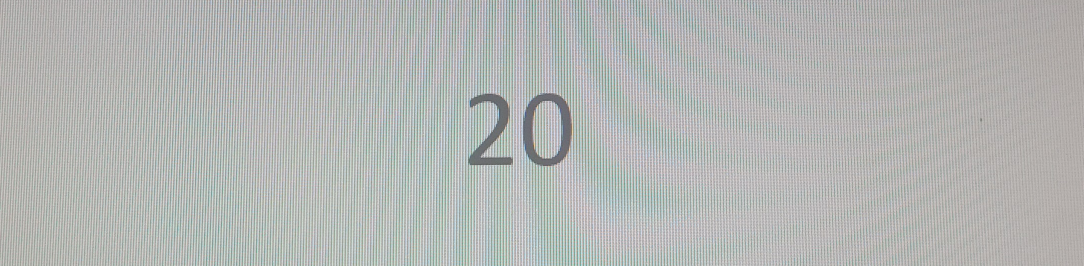
#> input picture images/111571631366527.png, 2167 x 532 px, given in place of test8.png, which was not available (shown at 1/2 size)
$ python TrainAndTest.py
#> lines starting #> are read from the running program, lines starting #| are printed output that depends on the picture; after the words box and inside, x2 and y2 are one past the last pixel; in counts of white or black regions, pixels touching at a corner belong together; pictures that were not available may be replaced by others from this repository, and a replacement may not be noted
# TrainAndTest.py

import cv2
import numpy as np
import operator
import os


# module level variables ##########################################################################
MIN_CONTOUR_AREA = 18

RESIZED_IMAGE_WIDTH = 20
RESIZED_IMAGE_HEIGHT = 30

CONFIX_FOR_INV = 128
CONFIX_DISTANCE = 13000000.
###################################################################################################
class ContourWithData():

    # member variables ############################################################################
    npaContour = None           # contour
    boundingRect = None         # bounding rect for contour
    intRectX = 0                # bounding rect top left corner x location
    intRectY = 0                # bounding rect top left corner y location
    intRectWidth = 0            # bounding rect width
    intRectHeight = 0           # bounding rect height
    fltArea = 0.0               # area of contour

    def calculateRectTopLeftPointAndWidthAndHeight(self):               # calculate bounding rect info
        [intX, intY, intWidth, intHeight] = self.boundingRect
        self.intRectX = intX
        self.intRectY = intY
        self.intRectWidth = intWidth
        self.intRectHeight = intHeight

    def checkIfContourIsValid(self):                            # this is oversimplified, for a production grade program
        if self.fltArea < MIN_CONTOUR_AREA: return False        # much better validity checking would be necessary
        return True

###################################################################################################
def recg(img):
#> called with img = 'test8.png'
    allContoursWithData = []                # declare empty lists,
    validContoursWithData = []              # we will fill these shortly

    try:
        npaClassifications = np.loadtxt("classifications.txt", np.float32)                  # read in training classifications
    except:
        print ("error, unable to open classifications.txt, exiting program\n")
        os.system("pause")
        return
    # end try

    try:
        npaFlattenedImages = np.loadtxt("flattened_images.txt", np.float32)                 # read in training images
    except:
        print ("error, unable to open flattened_images.txt, exiting program\n")
        os.system("pause")
        return
    # end try

    npaClassifications = npaClassifications.reshape((npaClassifications.size, 1))       # reshape numpy array to 1d, necessary to pass to call to train

    kNearest = cv2.ml.KNearest_create()                   # instantiate KNN object

    kNearest.train(npaFlattenedImages, cv2.ml.ROW_SAMPLE, npaClassifications)

    imgTestingNumbers = cv2.imread("images/"+img)          # read in testing numbers image
#> imgTestingNumbers is the input picture: shape (532, 2167, 3); mean B, G, R 180.4, 182.3, 179.8

    if imgTestingNumbers is None:                           # if image was not read successfully
        print ("error: image not read from file \n\n")      # print error message to std out
        os.system("pause")                                  # pause so user can see error message
        return                                              # and exit function (which exits program)
    # end if

    imgTestingNumbers = cv2.fastNlMeansDenoisingColored(imgTestingNumbers,None,20,20,7,21) #Denoise
    imgGray = cv2.cvtColor(imgTestingNumbers, cv2.COLOR_BGR2GRAY)       # get grayscale image
    imgBlurred = cv2.GaussianBlur(imgGray, (5,5), 0)                    # blur

    ret,imgThresh = cv2.threshold(imgBlurred, 0, 255, cv2.THRESH_BINARY + cv2.THRESH_OTSU)
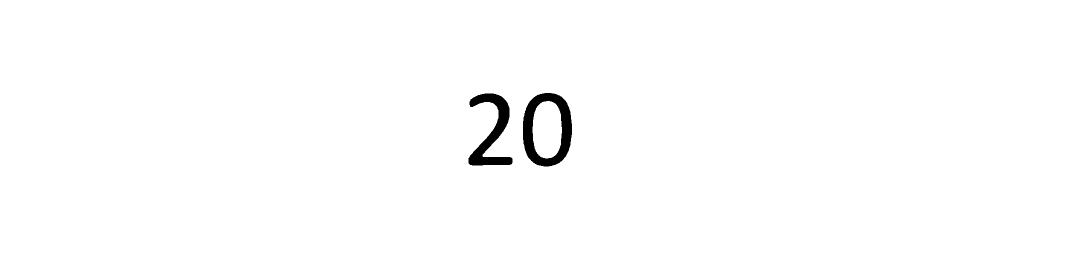
#> imgThresh: shape (532, 2167) (shown at 1/2 size); 99% white; 2 black regions, box (x1, y1, x2, y2) and area: (1046, 186, 1144, 333) 6369, (937, 187, 1025, 331) 5056
#> ret = 147
    FOR_INV = np.mean(imgThresh)
#> FOR_INV = 252.5

    if FOR_INV > CONFIX_FOR_INV:                                        # Checking Background-color Black/White
        imgThresh = cv2.bitwise_not(imgThresh)                          # invert so foreground will be white, background will be black
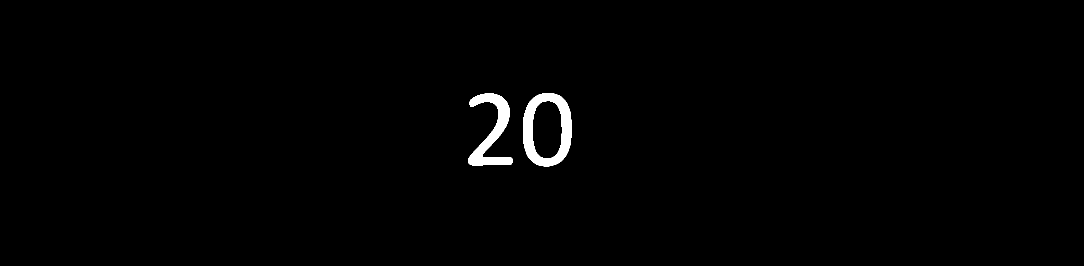
#> imgThresh: shape (532, 2167) (shown at 1/2 size); 0.99% white; 2 white regions, box (x1, y1, x2, y2) and area: (1046, 186, 1144, 333) 6369, (937, 187, 1025, 331) 5056

    kernel=np.ones((7,3),np.uint8)                                      # Kernel for Dilating
    #imgThresh = cv2.dilate(imgThresh,kernel,iterations=1)               # The Dilate increase image border size
    imgThresh = cv2.morphologyEx(imgThresh, cv2.MORPH_CLOSE, kernel)    # The Closing increase image border size
#> imgThresh: shape (532, 2167); 0.99% white; 2 white regions

    imgThreshCopy = imgThresh.copy()        # make a copy of the thresh image, this in necessary b/c findContours modifies the image

    npaContours, npaHierarchy = cv2.findContours(imgThreshCopy,             # input image, make sure to use a copy since the function will modify this image in the course of finding contours
                                                 cv2.RETR_EXTERNAL,         # retrieve the outermost contours only
                                                 cv2.CHAIN_APPROX_SIMPLE)   # compress horizontal, vertical, and diagonal segments and leave only their end points
#> npaContours = 2 contours; box (x1, y1, x2, y2) and area: (1046, 186, 1144, 333) 11808, (937, 187, 1025, 331) 4807; npaHierarchy = [[1, -1, -1, -1], [-1, 0, -1, -1]]

    for npaContour in npaContours:                             # for each contour
        contourWithData = ContourWithData()                                             # instantiate a contour with data object
        contourWithData.npaContour = npaContour                                         # assign contour to contour with data
        contourWithData.boundingRect = cv2.boundingRect(contourWithData.npaContour)     # get the bounding rect
        contourWithData.calculateRectTopLeftPointAndWidthAndHeight()                    # get bounding rect info
        contourWithData.fltArea = cv2.contourArea(contourWithData.npaContour)           # calculate the contour area
        allContoursWithData.append(contourWithData)                                     # add contour with data object to list of all contours with data
#> this loop made 2 passes
#> (intX in calculateRectTopLeftPointAndWidthAndHeight, intY in calculateRectTopLeftPointAndWidthAndHeight, intWidth in calculateRectTopLeftPointAndWidthAndHeight, intHeight in calculateRectTopLeftPointAndWidthAndHeight) on passes 1 to 2: (937, 187, 88, 144), (1046, 186, 98, 147)
#> after the loop, allContoursWithData = 2 items
    # end for

    for contourWithData in allContoursWithData:                 # for all contours
        if contourWithData.checkIfContourIsValid():             # check if valid
            validContoursWithData.append(contourWithData)       # if so, append to valid contour list
#> this loop made 2 passes
#> after the loop, validContoursWithData = 2 items
        # end if
    # end for

    validContoursWithData.sort(key = operator.attrgetter("intRectX"))         # sort contours from left to right

    strFinalString = ""         # declare final string, this will have the final number sequence by the end of the program

    for contourWithData in validContoursWithData:            # for each contour
                                                # draw a green rect around the current char
        cv2.rectangle(imgTestingNumbers,                                        # draw rectangle on original testing image
                      (contourWithData.intRectX, contourWithData.intRectY),     # upper left corner
                      (contourWithData.intRectX + contourWithData.intRectWidth, contourWithData.intRectY + contourWithData.intRectHeight),      # lower right corner
                      (0, 255, 0),              # green
                      2)                        # thickness

        imgROI = imgThresh[contourWithData.intRectY : contourWithData.intRectY + contourWithData.intRectHeight,     # crop char out of threshold image
                           contourWithData.intRectX : contourWithData.intRectX + contourWithData.intRectWidth]

        imgROIResized = cv2.resize(imgROI, (RESIZED_IMAGE_WIDTH, RESIZED_IMAGE_HEIGHT))             # resize image, this will be more consistent for recognition and storage

        npaROIResized = imgROIResized.reshape((1, RESIZED_IMAGE_WIDTH * RESIZED_IMAGE_HEIGHT))      # flatten image into 1d numpy array

        npaROIResized = np.float32(npaROIResized)       # convert from 1d numpy array of ints to 1d numpy array of floats

        retval, npaResults, neigh_resp, dists = kNearest.findNearest(npaROIResized, k = 1)     # call KNN function find_nearest

        if dists > CONFIX_DISTANCE:  #if Distance more standad
            continue


        strCurrentChar = str(chr(int(npaResults[0][0])))            # get character from results

        strFinalString = strFinalString + strCurrentChar            # append current char to full string
#> this loop made 2 passes
#> (retval, npaResults, neigh_resp, dists, strCurrentChar, strFinalString) on passes 1 to 2: (50, [50], [50], [933206], '2', '2'), (48, [48], [48], [1033749], '0', '20')
#> pass 1, in recg, `imgROI = imgThresh[contourWithData.intRectY : contourWithData.intRectY..`:
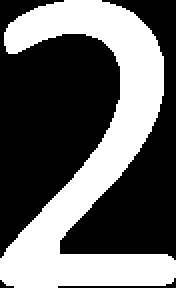
#> imgROI: shape (144, 88) (shown 2 times larger); 40% white; 1 white region, box (x1, y1, x2, y2) and area: (0, 0, 88, 144) 5066
#> pass 1, in recg, `imgROIResized = cv2.resize(imgROI, (RESIZED_IMAGE_WIDTH, RESIZED_IMAGE..`:
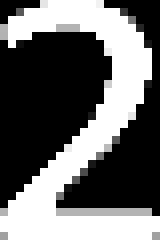
#> imgROIResized: shape (30, 20) (shown 8 times larger); min 0, max 255, mean 104.8
#> pass 2, in recg, `imgROI = imgThresh[contourWithData.intRectY : contourWithData.intRectY..`:
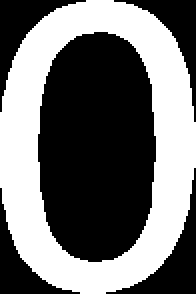
#> imgROI: shape (147, 98) (shown 2 times larger); 44.2% white; 1 white region, box (x1, y1, x2, y2) and area: (0, 0, 98, 147) 6370
#> pass 2, in recg, `imgROIResized = cv2.resize(imgROI, (RESIZED_IMAGE_WIDTH, RESIZED_IMAGE..`:
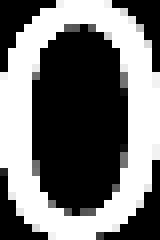
#> imgROIResized: shape (30, 20) (shown 8 times larger); min 0, max 255, mean 113.3
#> after the loop:
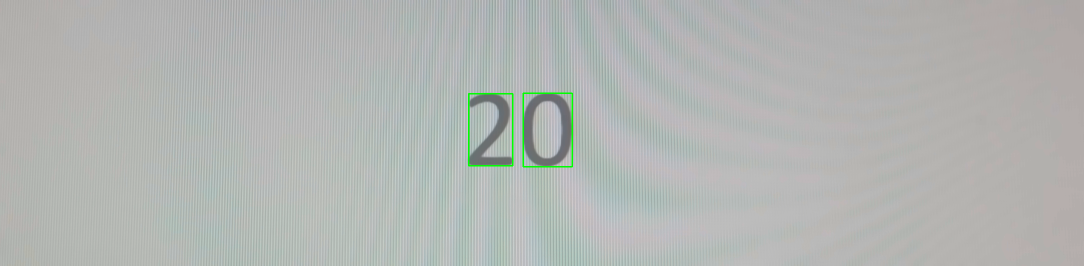
#> imgTestingNumbers: shape (532, 2167, 3) (shown at 1/2 size); mean B, G, R 178.9, 181.4, 178.3

    # end for

    cv2.destroyAllWindows()             # remove windows from memory

    return strFinalString

###################################################################################################
if __name__ == "__main__":
    b = "test8.png"
    var = recg(b)
#> var = '20'
    print(var)
#| 20

# end if

$ run again, on images/13test1.jpg
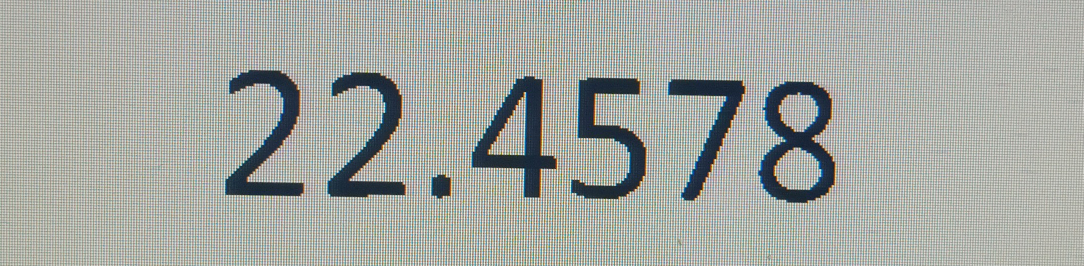
#> input picture images/13test1.jpg, 2167 x 532 px, given in place of test8.png, which was not available (shown at 1/2 size)
#> in recg, imgTestingNumbers is the input picture: shape (532, 2167, 3); mean B, G, R 162.7, 168.2, 164.5
#> in recg, `ret,imgThresh = cv2.threshold(imgBlurred, 0, 255, cv2.THRESH_BINARY + ..`:
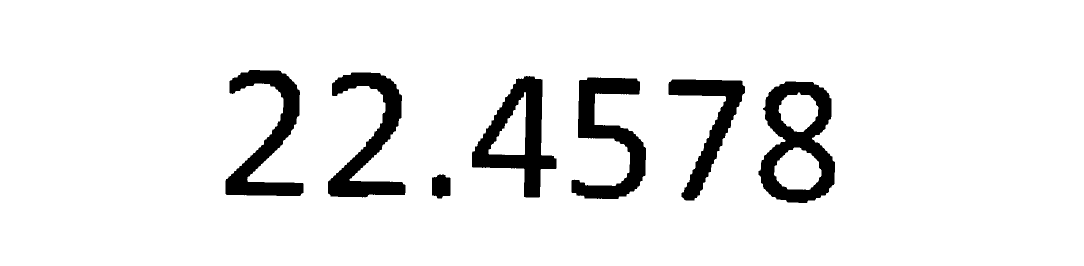
#> imgThresh: shape (532, 2167) (shown at 1/2 size); 92.1% white; 7 black regions, largest, box (x1, y1, x2, y2) and area: (1517, 163, 1670, 406) 17764, (944, 152, 1113, 395) 15858, (1143, 155, 1292, 398) 15146
#> ret = 111
#> FOR_INV = 234.8
#> npaContours = 7 contours; box (x1, y1, x2, y2) and area: (1517, 163, 1670, 406) 27906, (944, 152, 1113, 395) 20398, (1143, 155, 1292, 398) 14616, (656, 145, 811, 395) 14306, (451, 140, 607, 392) 14296, (1337, 159, 1490, 401) 11215, (864, 349, 901, 397) 1441; npaHierarchy = [[1, -1, -1, -1], [2, 0, -1, -1], [3, 1, -1, -1], [4, 2, -1, -1], [5, 3, -1, -1], [6, 4, -1, -1], [-1, 5, -1, -1]]
#> the loop in recg, `for npaContour in npaContours:` made 7 passes
#> (intX in calculateRectTopLeftPointAndWidthAndHeight, intY in calculateRectTopLeftPointAndWidthAndHeight, intWidth in calculateRectTopLeftPointAndWidthAndHeight, intHeight in calculateRectTopLeftPointAndWidthAndHeight) on passes 1 to 7: (864, 349, 37, 48), (1517, 163, 153, 243), (1337, 159, 153, 242), (1143, 155, 149, 243), (944, 152, 169, 243), (656, 145, 155, 250), (451, 140, 156, 252)
#> after the loop in recg, `for npaContour in npaContours:`: allContoursWithData = 7 items
#> the loop in recg, `for contourWithData in allContoursWithData:` made 7 passes
#> the loop in recg, `for contourWithData in validContoursWithData:` made 7 passes
#> (retval, npaResults, neigh_resp, dists, strCurrentChar, strFinalString) on passes 1 to 7: (50, [50], [50], [3045979], '2', '2'), (50, [50], [50], [2816243], '2', '22'), (46, [46], [46], [2419380], '.', '22.'), (52, [52], [52], [2764086], '4', '22.4'), (53, [53], [53], [2924293], '5', '22.45'), (55, [55], [55], [1124004], '7', '22.457'), (56, [56], [56], [2948548], '8', '22.4578')
#> after the loop in recg, `for contourWithData in validContoursWithData:`:
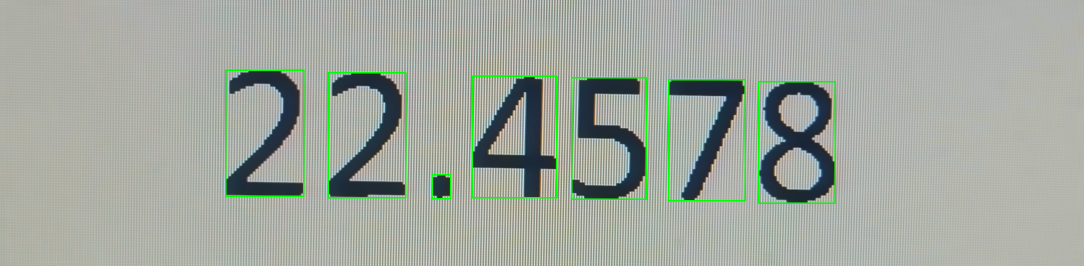
#> imgTestingNumbers: shape (532, 2167, 3) (shown at 1/2 size); mean B, G, R 158.9, 167.7, 160.8
#> var = '22.4578'
#| 22.4578

$ run again, on images/1481571630923749.png
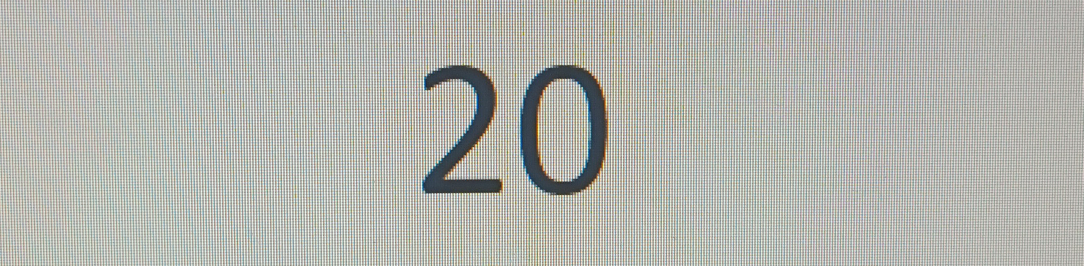
#> input picture images/1481571630923749.png, 2167 x 532 px, given in place of test8.png, which was not available (shown at 1/2 size)
#> in recg, imgTestingNumbers is the input picture: shape (532, 2167, 3); mean B, G, R 175.5, 181.6, 180.2
#> in recg, `ret,imgThresh = cv2.threshold(imgBlurred, 0, 255, cv2.THRESH_BINARY + ..`:
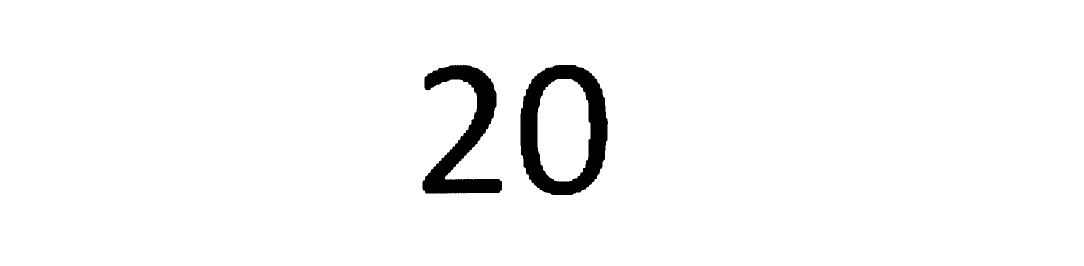
#> imgThresh: shape (532, 2167) (shown at 1/2 size); 96.9% white; 2 black regions, box (x1, y1, x2, y2) and area: (1041, 130, 1216, 390) 19611, (845, 130, 1004, 387) 15808
#> ret = 124
#> FOR_INV = 247.2
#> npaContours = 2 contours; box (x1, y1, x2, y2) and area: (1041, 130, 1216, 390) 37547, (845, 130, 1004, 387) 15310; npaHierarchy = [[1, -1, -1, -1], [-1, 0, -1, -1]]
#> the loop in recg, `for npaContour in npaContours:` made 2 passes
#> (intX in calculateRectTopLeftPointAndWidthAndHeight, intY in calculateRectTopLeftPointAndWidthAndHeight, intWidth in calculateRectTopLeftPointAndWidthAndHeight, intHeight in calculateRectTopLeftPointAndWidthAndHeight) on passes 1 to 2: (1041, 130, 175, 260), (845, 130, 159, 257)
#> after the loop in recg, `for npaContour in npaContours:`: allContoursWithData = 2 items
#> the loop in recg, `for contourWithData in allContoursWithData:` made 2 passes
#> the loop in recg, `for contourWithData in validContoursWithData:` made 2 passes
#> (retval, npaResults, neigh_resp, dists, strCurrentChar, strFinalString) on passes 1 to 2: (50, [50], [50], [1865652], '2', '2'), (48, [48], [48], [1762079], '0', '20')
#> after the loop in recg, `for contourWithData in validContoursWithData:`:
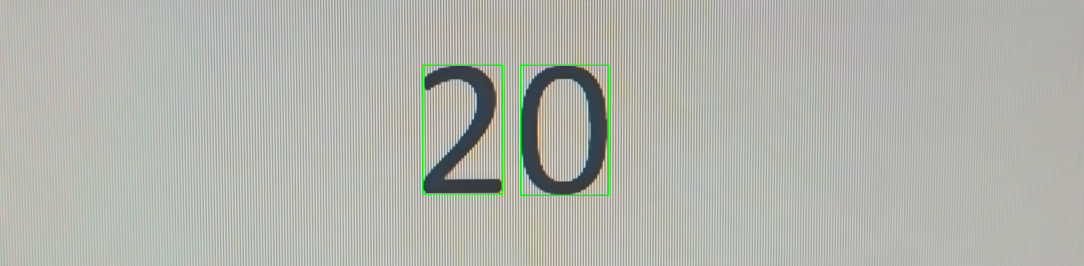
#> imgTestingNumbers: shape (532, 2167, 3) (shown at 1/2 size); mean B, G, R 173.1, 180.1, 178.1
#> var = '20'
#| 20
